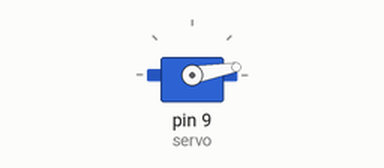
The sketch below on a simulated Arduino Uno, built with avr-gcc and run on an emulated ATmega328P. Shown: servo.

Above: at 0.05 s.
At 2.5 s:
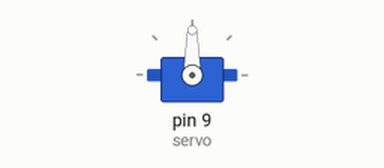
At 4.95 s:
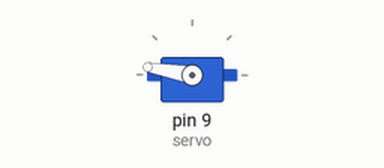
At 9.9 s:
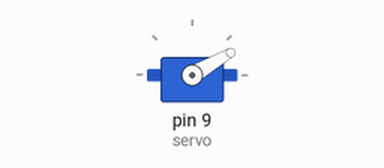
Timing chart, 0 to 14.0 s (numbered marks = the images above):
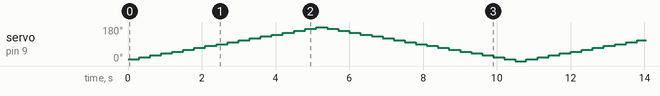

The sketch:

servo.ino
```cpp
#include <Servo.h>

Servo servo;

int servoVal = 0;

void setup() {
  servo.attach(9);

  servo.write(servoVal);

}

void loop() {
  servoVal += 10;
  servo.write(servoVal);
  delay(300);

  if (servoVal == 180){
    while (servoVal > 0) {
      servoVal -= 10;
      servo.write(servoVal);
      delay(300);
    }

  }

}
```
